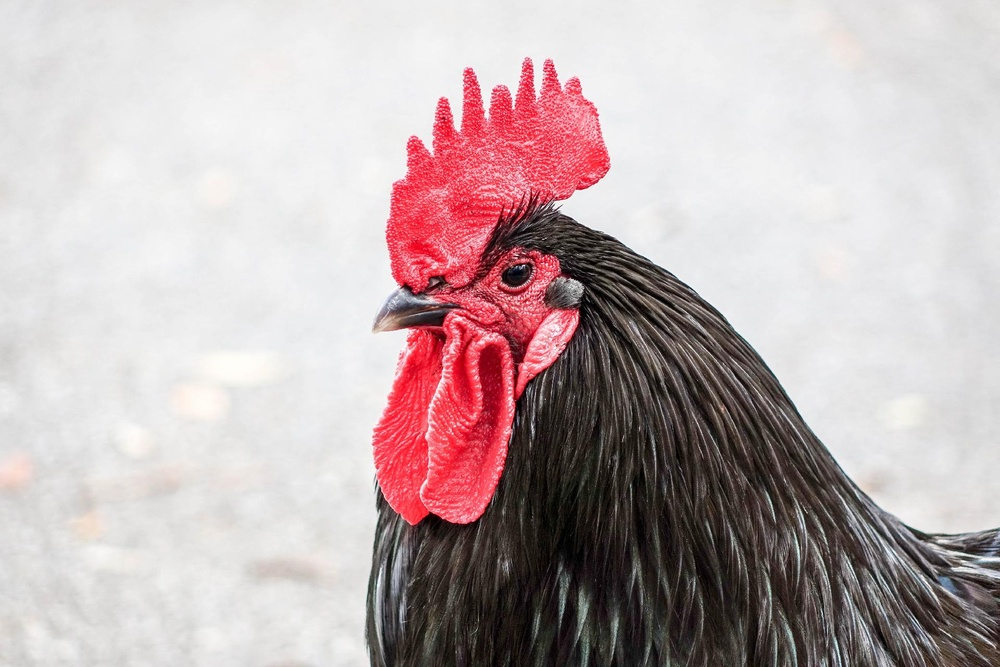
#> input picture ayam.jpg, 1000 x 667 px, shrunk from 1920 x 1280 before the run, found by its file name
$ python Materi_opencv1.py
#> lines starting #> are read from the running program, lines starting #| are printed output that depends on the picture
# Download file gambar ayam: shorturl.at/cdnDN

# Mengimpor library
import numpy as np
import matplotlib.pyplot as plt
from PIL import Image # library pillow

# Menyiapkan gambar
gambar = Image.open('D:/Megabagusid/Python Masterclass/ayam.jpg') # Sesuaikan path dengan direktori foto ayam
#> gambar is the input picture: PIL image 1000x667 RGB; mean R, G, B 191.3, 175.7, 176.7
type(gambar)

# Merubah gambar menjadi array
gambar_ar = np.asarray(gambar)
type(gambar_ar)

# Memunculkan gambar
plt.imshow(gambar_ar)

# Memunculkan gambar 1 channel
# RGB - Red, Green, Blue
plt.imshow(gambar_ar[:,:,0])
gambar_ar[:,:,0].shape
gambar_ar.shape
plt.imshow(gambar_ar[:,:,0], cmap='viridis')
plt.imshow(gambar_ar[:,:,0], cmap=None)
plt.imshow(gambar_ar[:,:,0], cmap='gray')
plt.imshow(gambar_ar[:,:,0]) # Red
plt.imshow(gambar_ar[:,:,1]) # Green
plt.imshow(gambar_ar[:,:,2]) # Blue
plt.imshow(gambar_ar)

# Menyisakan channel Green
gambar_hijau = gambar_ar.copy()
gambar_hijau[:,:,0] = 0
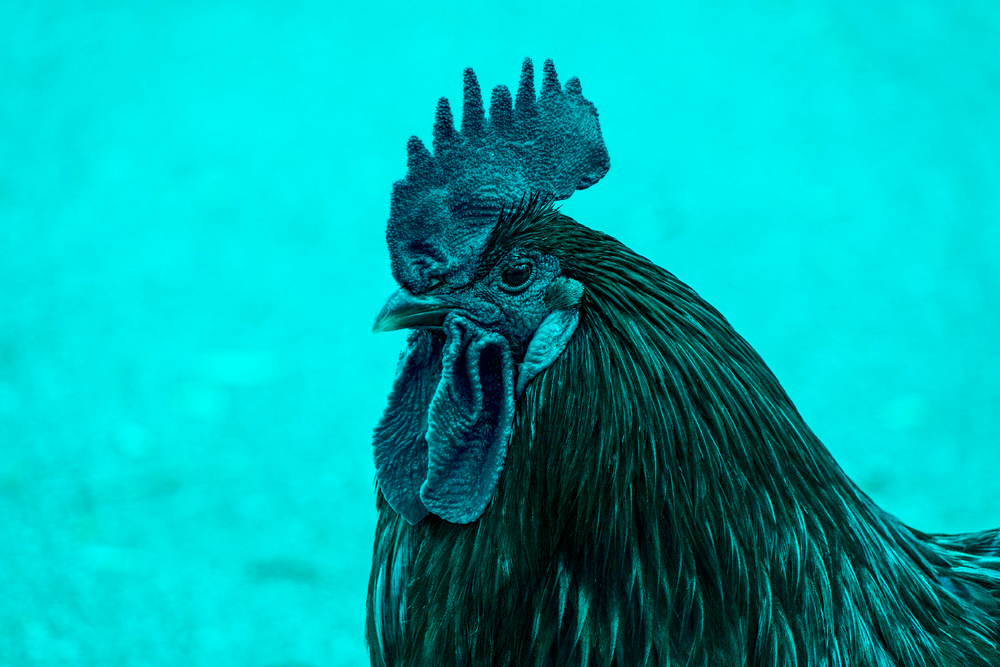
#> gambar_hijau: shape (667, 1000, 3); mean R, G, B 0, 175.7, 176.7
gambar_hijau[:,:,2] = 0
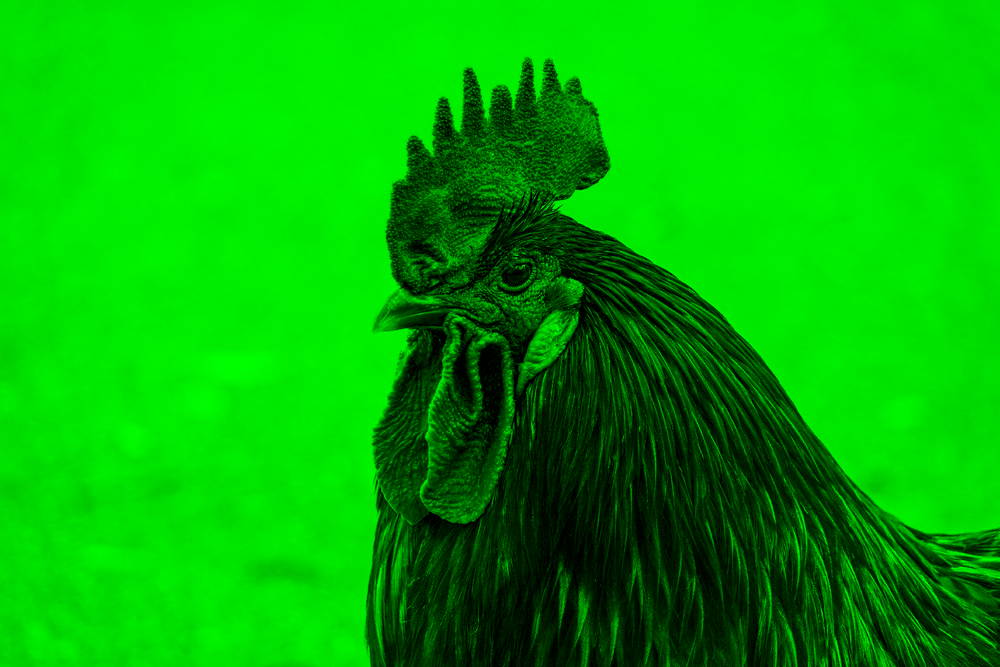
#> gambar_hijau: shape (667, 1000, 3); mean R, G, B 0, 175.7, 0
plt.imshow(gambar_hijau)

# Memulai OpenCV --> bahasa C++
import cv2

# Membuka file dengan OpenCV
ayam = cv2.imread('D:/Megabagusid/Python Masterclass/ayam.jpg')
plt.imshow(ayam)
# Pillow RGB - Red Green Blue
# OpenCV BGR - Blue Green Red
type(ayam)

# Konversi ke RGB
ayam_rgb = cv2.cvtColor(ayam, cv2.COLOR_BGR2RGB)
plt.imshow(ayam_rgb)

# Melihat apakah gambar array pillow identik dengan OpenCV rgb
ayam_rgb == gambar_ar
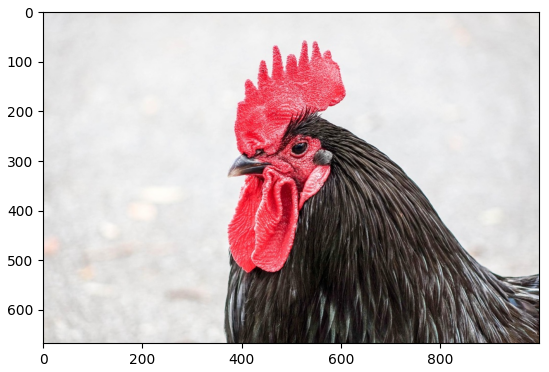
#> figure drawn by matplotlib, 1 panel; B, G, R data is drawn as R, G, B
